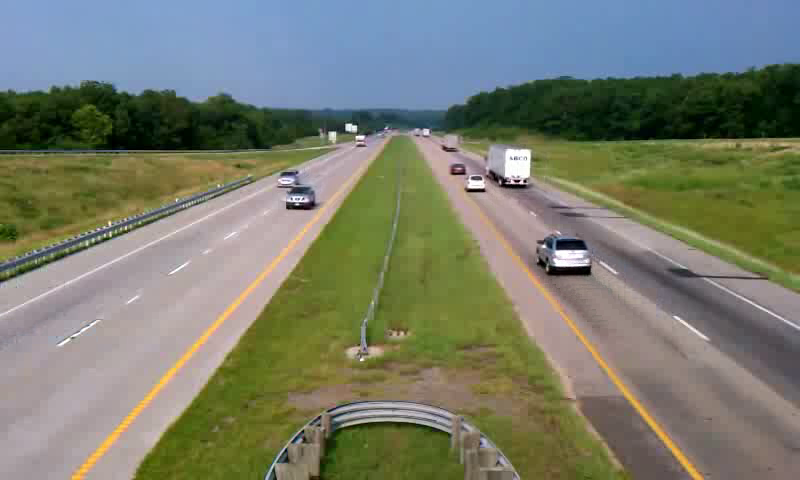
#> input picture frame 43 of Video Synopsis/Video1/video/Entropy/summary_sift1.avi, 800 x 480 px, given in place of Video1.avi, which was not available
$ jupyter execute RelatedWorks.ipynb   (shell and % lines are left out)   (older library calls are emulated)   (text cells are left out)
#> lines starting #> are read from the running program, lines starting #| are printed output that depends on the picture; after the words box and inside, x2 and y2 are one past the last pixel; in counts of white or black regions, pixels touching at a corner belong together; pictures that were not available may be replaced by others from this repository, and a replacement may not be noted
[cell 1]
dir1 = 'Videos\\Video1.avi'
dir2 = 'Videos\\Video2.avi'

[cell 2]
# importing the necessary libraries
import cv2
import numpy as np

[cell 3]
# Creating a VideoCapture object to read the video
cap = cv2.VideoCapture(dir1)

# Loop untill the end of the video
while (cap.isOpened()):

    # Capture frame-by-frame
    ret, frame = cap.read()
#> frame is the input picture: shape (480, 800, 3); mean B, G, R 108.9, 124.6, 120.1
    frame = cv2.resize(frame, (540, 380), fx = 0, fy = 0,
                         interpolation = cv2.INTER_CUBIC)
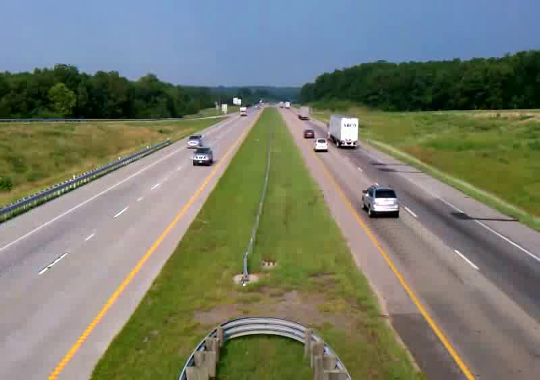
#> frame: shape (380, 540, 3); mean B, G, R 108.9, 124.6, 120.1

    # Display the resulting frame
    cv2.imshow('Frame', frame)

    # conversion of BGR to grayscale is necessary to apply this operation
    gray = cv2.cvtColor(frame, cv2.COLOR_BGR2GRAY)
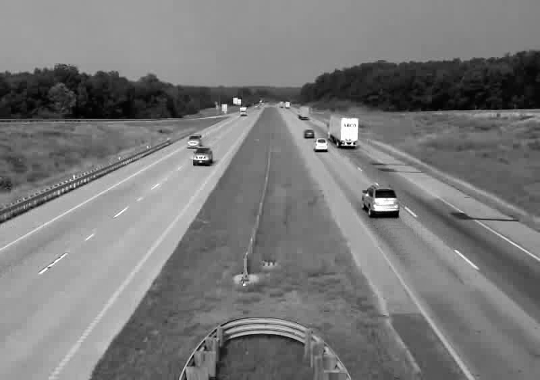
#> gray: shape (380, 540); min 0, max 255, mean 121.4

    # adaptive thresholding to use different threshold
    # values on different regions of the frame.
    Thresh = cv2.adaptiveThreshold(gray, 255, cv2.ADAPTIVE_THRESH_MEAN_C,
                                           cv2.THRESH_BINARY_INV, 11, 2)
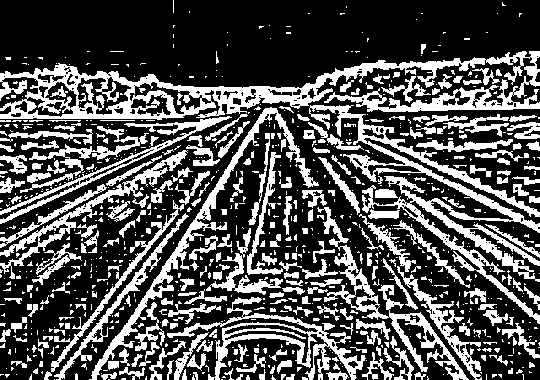
#> Thresh: shape (380, 540); 31.9% white; 889 white regions (621 under 20 px), largest, box (x1, y1, x2, y2) and area: (0, 51, 540, 120) 11372, (309, 105, 540, 324) 7432, (89, 107, 319, 380) 3357

    cv2.imshow('Thresh', Thresh)
    # define q as the exit button
    if cv2.waitKey(25) & 0xFF == ord('q'):
#> (key q is pressed here)
        break

# release the video capture object
cap.release()
# Closes all the windows currently opened.
cv2.destroyAllWindows()

[cell 4]
from cv2 import bgsegm
cap = cv2.VideoCapture(dir1)

Background_subtract = cv2.bgsegm.createBackgroundSubtractorMOG()

while (1):
    #ret and frame, first and next frame
    ret,frame = cap.read()
    first_frame = Background_subtract.apply(frame)
#> first_frame: shape (480, 800); every value is 0
    gblur = cv2.GaussianBlur(first_frame, (5, 5), 0)

    #contouring
    #threshold : Separate out regions of an image corresponding to objects which we want to analyze.
    ret, threshold = cv2.threshold(gblur, 0, 255, cv2.THRESH_BINARY + cv2.THRESH_OTSU)
#> ret = 0

    _, contours, _ = cv2.findContours(threshold, cv2.RETR_LIST, cv2.CHAIN_APPROX_NONE)
#> contours = []
#     print("number of contours detected", len(contours))

    cv2.drawContours(frame, contours, 0, (0, 0, 255), 6)

    cv2.imshow('original', frame)
    if cv2.waitKey(25) & 0xFF == ord('q'):
#> (key q is pressed here)
        break

    cv2.imshow('first frame', gblur)
    if cv2.waitKey(25) & 0xFF == ord('q'):
        break

cap.release()
cv2.waitKey()
cv2.destroyAllWindows()

[cell 5]
import numpy as np
import cv2
from skimage import data, filters

# Open Video
cap = cv2.VideoCapture(dir1)

# Randomly select 25 frames
frameIds = cap.get(cv2.CAP_PROP_FRAME_COUNT) * np.random.uniform(size=25)

# Store selected frames in an array
frames = []
for fid in frameIds:
    cap.set(cv2.CAP_PROP_POS_FRAMES, fid)
    ret, frame = cap.read()
    frames.append(frame)
#> this loop made 25 passes
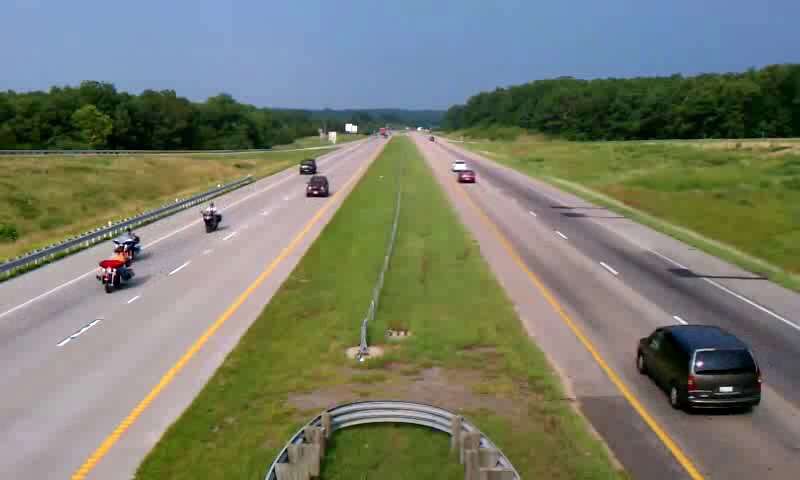
#> input picture frame 239 of Video Synopsis/Video1/video/Entropy/summary_sift1.avi, 800 x 480 px, given in place of Video1.avi, which was not available
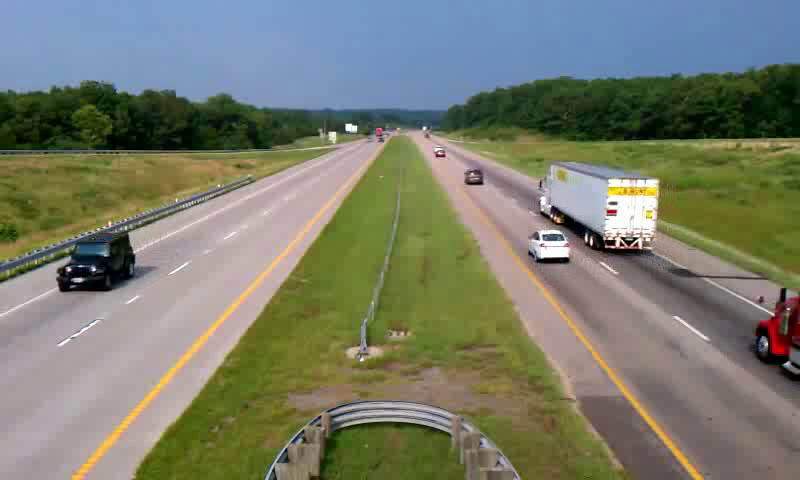
#> input picture frame 312 of Video Synopsis/Video1/video/Entropy/summary_sift1.avi, 800 x 480 px, given in place of Video1.avi, which was not available
#> after the loop, frames = 25 items

# Calculate the median along the time axis
medianFrame = np.median(frames, axis=0).astype(dtype=np.uint8)

# Display median frame
cv2.imshow('frame', medianFrame)
cv2.waitKey(0)

# Reset frame number to 0
cap.set(cv2.CAP_PROP_POS_FRAMES, 0)

# Convert background to grayscale
grayMedianFrame = cv2.cvtColor(medianFrame, cv2.COLOR_BGR2GRAY)
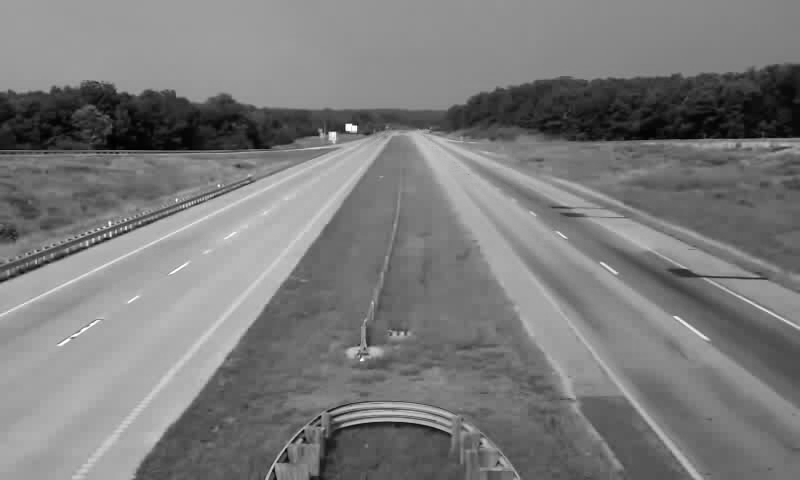
#> grayMedianFrame: shape (480, 800); min 0, max 255, mean 123.1

# Loop over all frames
ret = True
while(ret):

    # Read frame
    ret, frame = cap.read()
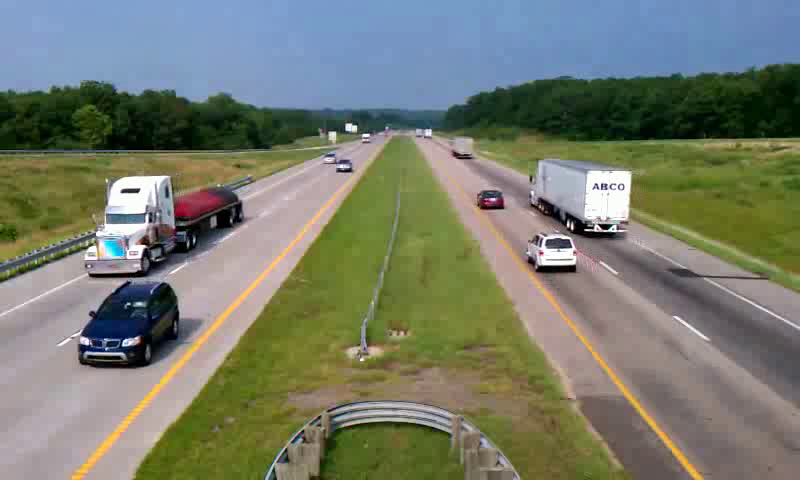
#> input picture frame 0 of Video Synopsis/Video1/video/Entropy/summary_sift1.avi, 800 x 480 px, given in place of Video1.avi, which was not available
#> frame is the input picture: shape (480, 800, 3); mean B, G, R 109.3, 123.7, 118.7
    # Convert current frame to grayscale
    frame = cv2.cvtColor(frame, cv2.COLOR_BGR2GRAY)
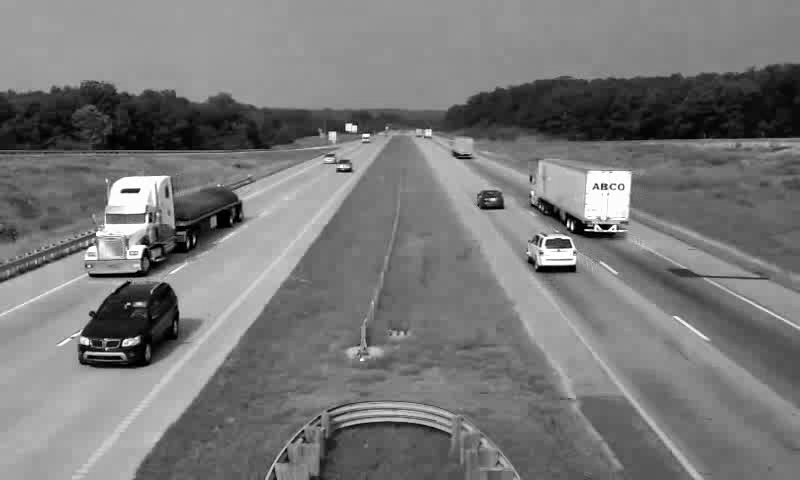
#> frame: shape (480, 800); min 0, max 255, mean 120.6
    # Calculate absolute difference of current frame and
    # the median frame
    dframe = cv2.absdiff(frame, grayMedianFrame)
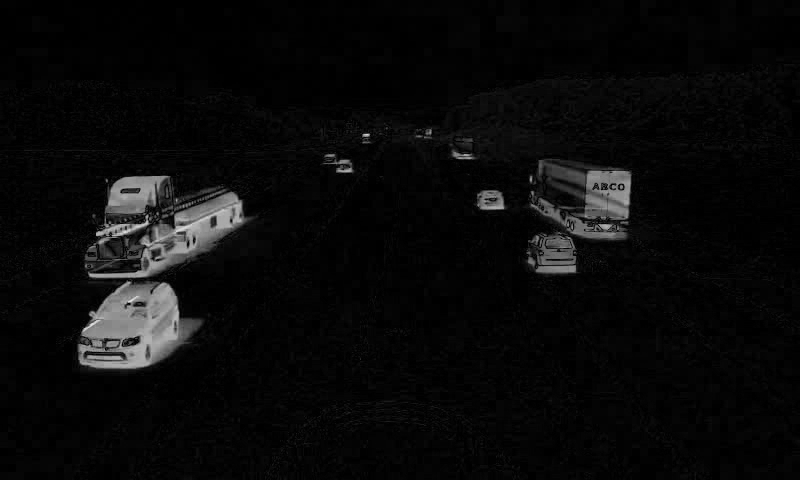
#> dframe: shape (480, 800); min 0, max 227, mean 10.3
    # Treshold to binarize
    th, dframe = cv2.threshold(dframe, 30, 255, cv2.THRESH_BINARY)
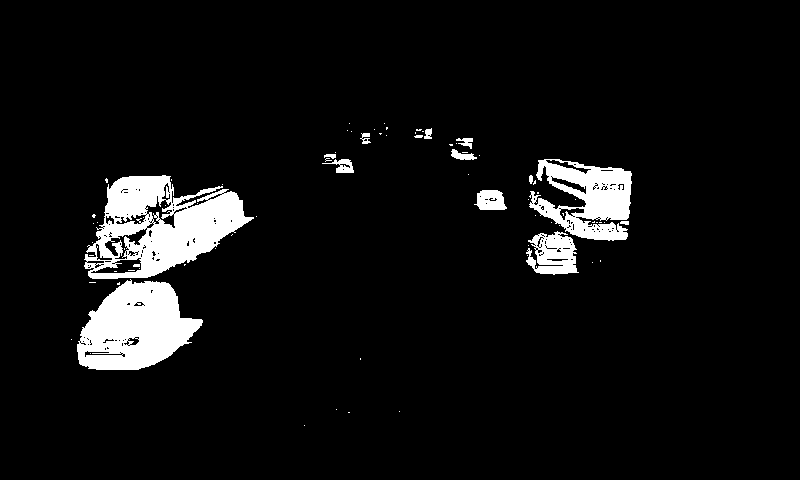
#> dframe: shape (480, 800); 6.4% white; 77 white regions (62 under 20 px), largest, box (x1, y1, x2, y2) and area: (84, 175, 254, 279) 9479, (77, 279, 203, 370) 7506, (529, 159, 632, 241) 4821
    # Display image
    cv2.imshow('frame', dframe)
    cv2.waitKey(20)
    key = cv2.waitKey(30)
#> (key q is pressed here)
    if key == 27:
        break

# Release video object
cap.release()

# Destroy all windows
cv2.destroyAllWindows()

$ run again, starting later in the video
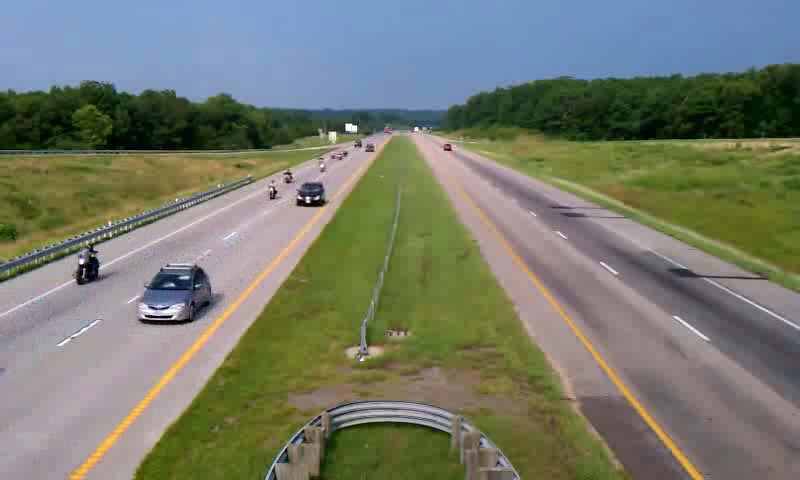
#> input picture frame 196 of Video Synopsis/Video1/video/Entropy/summary_sift1.avi, 800 x 480 px, given in place of Video1.avi, which was not available
#> frame is the input picture: shape (480, 800, 3); mean B, G, R 108.5, 123, 117.7
#> `Thresh = cv2.adaptiveThreshold(gray, 255, cv2.ADAPTIVE_THRESH_MEAN_C, ..`:
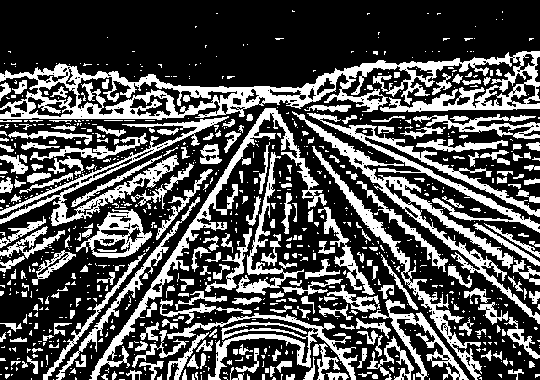
#> Thresh: shape (380, 540); 32% white; 849 white regions (606 under 20 px), largest, box (x1, y1, x2, y2) and area: (0, 51, 540, 120) 11685, (89, 108, 327, 380) 3873, (292, 111, 540, 324) 3790
#> first_frame: shape (480, 800); every value is 0
#> ret = 0
#> contours = []
#> after the loop `for fid in frameIds:`: frames = 25 items
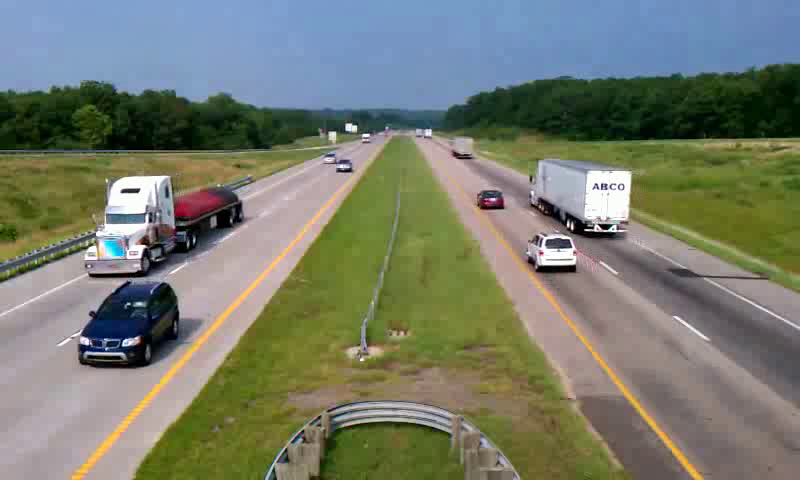
#> input picture frame 0 of Video Synopsis/Video1/video/Entropy/summary_sift1.avi, 800 x 480 px, given in place of Video1.avi, which was not available
#> frame is the input picture: shape (480, 800, 3); mean B, G, R 109.3, 123.7, 118.7

$ run again, starting later in the video
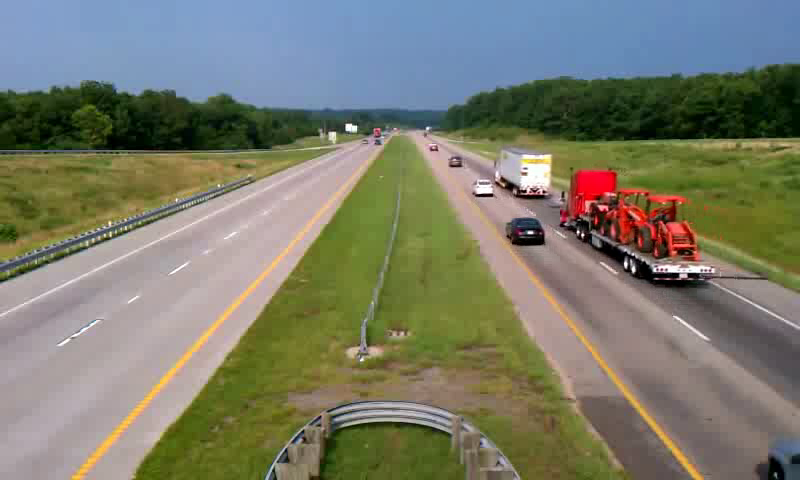
#> input picture frame 349 of Video Synopsis/Video1/video/Entropy/summary_sift1.avi, 800 x 480 px, given in place of Video1.avi, which was not available
#> frame is the input picture: shape (480, 800, 3); mean B, G, R 106.7, 123.3, 121.9
#> Thresh: shape (380, 540); 32.1% white; 883 white regions (607 under 20 px), largest, box (x1, y1, x2, y2) and area: (0, 51, 540, 160) 12441, (370, 131, 540, 323) 5720, (89, 107, 319, 380) 3511
#> first_frame: shape (480, 800); every value is 0
#> ret = 0
#> contours = []
#> after the loop `for fid in frameIds:`: frames = 25 items
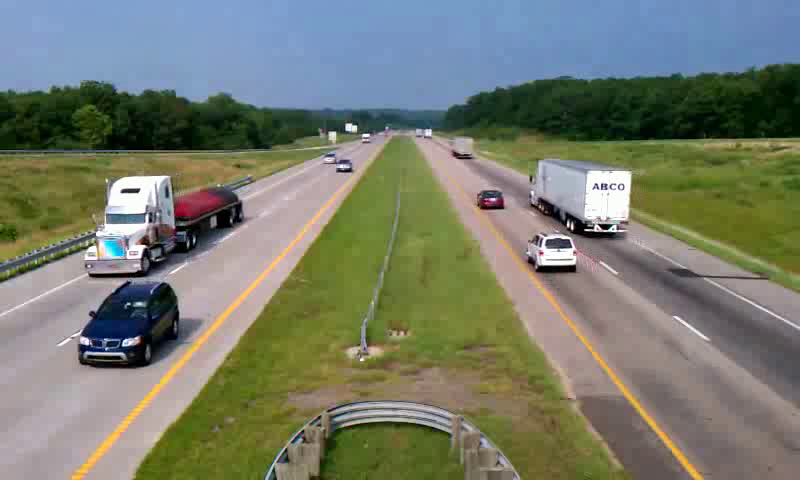
#> input picture frame 0 of Video Synopsis/Video1/video/Entropy/summary_sift1.avi, 800 x 480 px, given in place of Video1.avi, which was not available
#> frame is the input picture: shape (480, 800, 3); mean B, G, R 109.3, 123.7, 118.7
